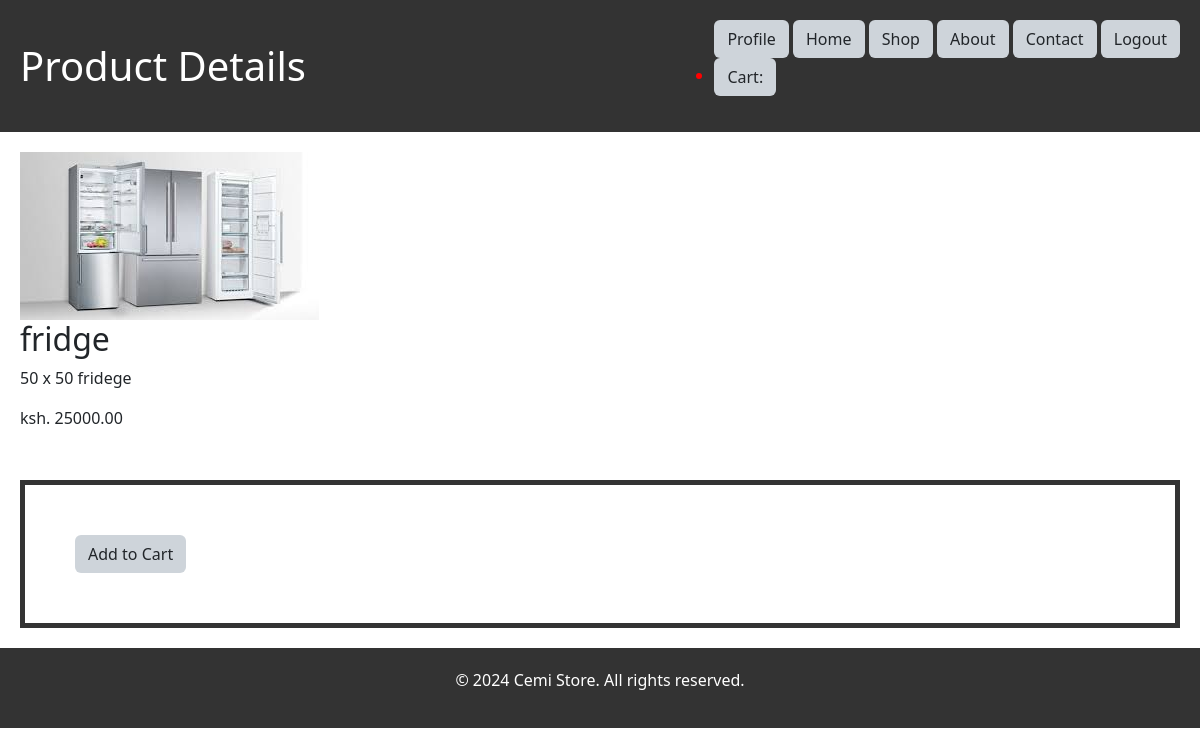
Page /details/1/ on the committed database.
### store/models.py (models this page shows, shortened)
class items(models.Model):
    name = models.CharField(max_length=100)
    description = models.TextField()
    price = models.DecimalField(max_digits=10, decimal_places=2)
    store = models.ForeignKey(Store, on_delete=models.CASCADE)
    created_at = models.DateTimeField(auto_now_add=True)
    updated_at = models.DateTimeField(auto_now=True)
    discount = models.DecimalField(max_digits=10, decimal_places=2, default=0.00)
    percentage_discount = models.DecimalField(max_digits=5, decimal_places=2, default=0.00)
    images = models.ImageField(null= True, upload_to='static/', default='fridge.jpg')

### store/views.py (the view)
# urls.py: path('details/<int:item_id>/', views.details, name='details'),
def details(request, item_id):
    item = get_object_or_404(items, pk=item_id)
    user_page = Profile.objects.all()
    store_page = Store.objects.all()
    items_page = items.objects.all()
    context = {
        'user_page': user_page,
        'store_page': store_page,
        'items_page': items_page,
        'item': item,
    }
    return render(request, 'details.html', context)

### store/context_processors.py (called while the page is built)
def cart(request):
    cart_obj = Cart(request)
    return {'cart': cart_obj}

### store/templates/details.html (shortened to what this page needs)
{% extends 'base.html' %}
{% load static %}
{% block heading %}Product Details{% endblock %}
{% block content %}
<div class="product-details">
    <img src="{{ item.images.url }}" alt="{{ item.name }}">
    <h2>{{ item.name }}</h2>
    <p>{{ item.description }}</p>
    <p class="price">ksh. {{ item.price }}</p>
    <form method="post" action="{% url 'add_to_cart' item.id %}">
        <button type="submit" class="btn bg-dark-subtle">Add to Cart</button>
    </form>
</div>
{% endblock %}

### static/backup.css (style rules this page uses)
* { margin: 0; padding: 0; box-sizing: border-box; }
body { font-family: Arial, sans-serif; }
.btn { display: inline-block; background-color: #333; color: #40a732; padding: 10px 20px; text-decoration: none; border-radius: 5px; }
form { display: block; margin-top: 50px; border: #333 5px solid; padding: 50px; }

### rows in the picture
items: images (picture), name "fridge", description "50 x 50 fridege", price "25000.00"
